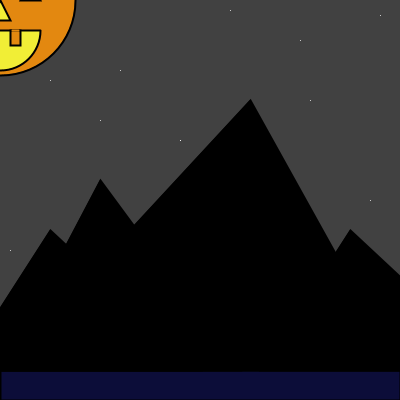
Frame 1 (no input)
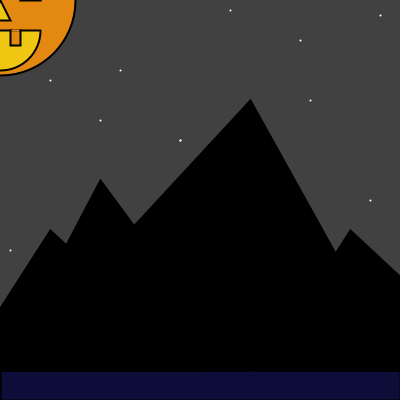
Frame 60 (the mouse pressed at the canvas centre just before this capture)
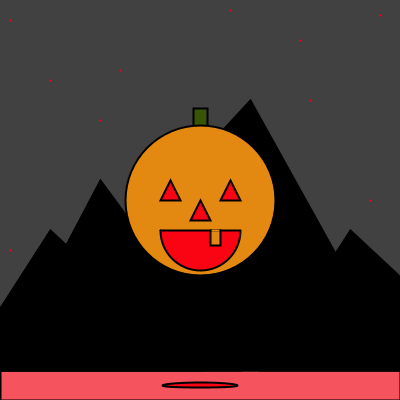
Frame 120 (the mouse held since frame 60 and released just before this capture)

The Processing sketch that drew these frames (run headless with seeded random() and noise(); from frame 60 on, the mouse is pressed at the canvas centre):

// Processing sketch: processing_115434
// ── processing_115434.pde


int counter;
float target;

int currMouseY;
boolean turnPumpkinEyesRed = false;

float color1;
float color2;
float color3;
float color4;

// jack-o-lantern follows cursor....

void setup() {
  size(400, 400);
  noCursor();
  background(25);
  //frameRate(10);
  counter = 20;
  target = 10;
}

void mousePressed() {
  turnPumpkinEyesRed = true;
}

void mouseReleased() {
  turnPumpkinEyesRed = false;
}


void draw() {
  background(65);
  counter++;
  if (counter > target) {


    if ( turnPumpkinEyesRed == true) {
      counter = 0;
      target = random(5) + 5 ;
      color1 = 250;
      color2 =3;
      color3 = 19;
      color4 = 255;//random(200) + 50;
    } 
    else {
      counter = 0;
      target = random(5) + 5 ;
      color1 = 240 + random(15);
      color2 = 240 + random(15);
      color3 = random(255);
      color4 = random(200) + 50;
    }
  }

  if ( turnPumpkinEyesRed == true) {
    stroke(250, 3, 19, 255);
  }
  else {
    stroke(255);
  }

  point (100, 120);
  point (230, 10);
  point (180, 140);
  point (180, 140);
  point (120, 70);
  point (50, 80);
  point (10, 250);
  point (10, 20);
  point (220, 190);
  point (310, 100);
  point (300, 40); 
  point (380, 15); 
  point(370, 200);

  stroke(0);
  strokeWeight(2);

  if ( turnPumpkinEyesRed == true) {
    fill(245, 84, 95);
  }
  else {
    fill(12, 13, 57);
  }


  //fill(3,4,36);
  rect(0, 370, 400, 30);

  fill(0);

  triangle(50, 230, 200, 370, -40, 370);

  triangle(100, 180, 240, 370, 0, 370);

  triangle(250, 100, 400, 370, 0, 370);

  triangle(50 + 300, 230, 200 + 300, 370, -40 + 300, 370);

  currMouseY = mouseY;

  if (currMouseY > 300) {
    currMouseY = 300;
  }
  ellipseMode(CENTER);
  // top stem
  fill(56, 85, 6);
  rect(mouseX-7, currMouseY - 92, 14, 20);

  // body
  fill(227, 136, 16);
  ellipse(mouseX, currMouseY, 150, 150);


  fill(color1, color2, color3, color4);

  triangle(mouseX-30, currMouseY-20, mouseX-20, currMouseY, mouseX-40, currMouseY);

  triangle(mouseX+30, currMouseY-20, mouseX+20, currMouseY, mouseX+40, currMouseY);


  triangle(mouseX, currMouseY, mouseX+10, currMouseY+20, mouseX-10, currMouseY+20);

  
  arc(mouseX, currMouseY + 30, 80, 80, 0, PI,  0);

  line(mouseX - 40, currMouseY + 30, mouseX + 39, currMouseY + 30);
  
  //drasw tooth
 
  

  ellipse(mouseX, 385, 150 * currMouseY/400, 10 * currMouseY/400);
  
   fill(227, 136, 16);
  rect(mouseX + 10,currMouseY + 30, 10,15);
  
  stroke(227, 136, 16);
  line(mouseX + 12,currMouseY + 30,mouseX + 18,currMouseY + 30);
  
}
